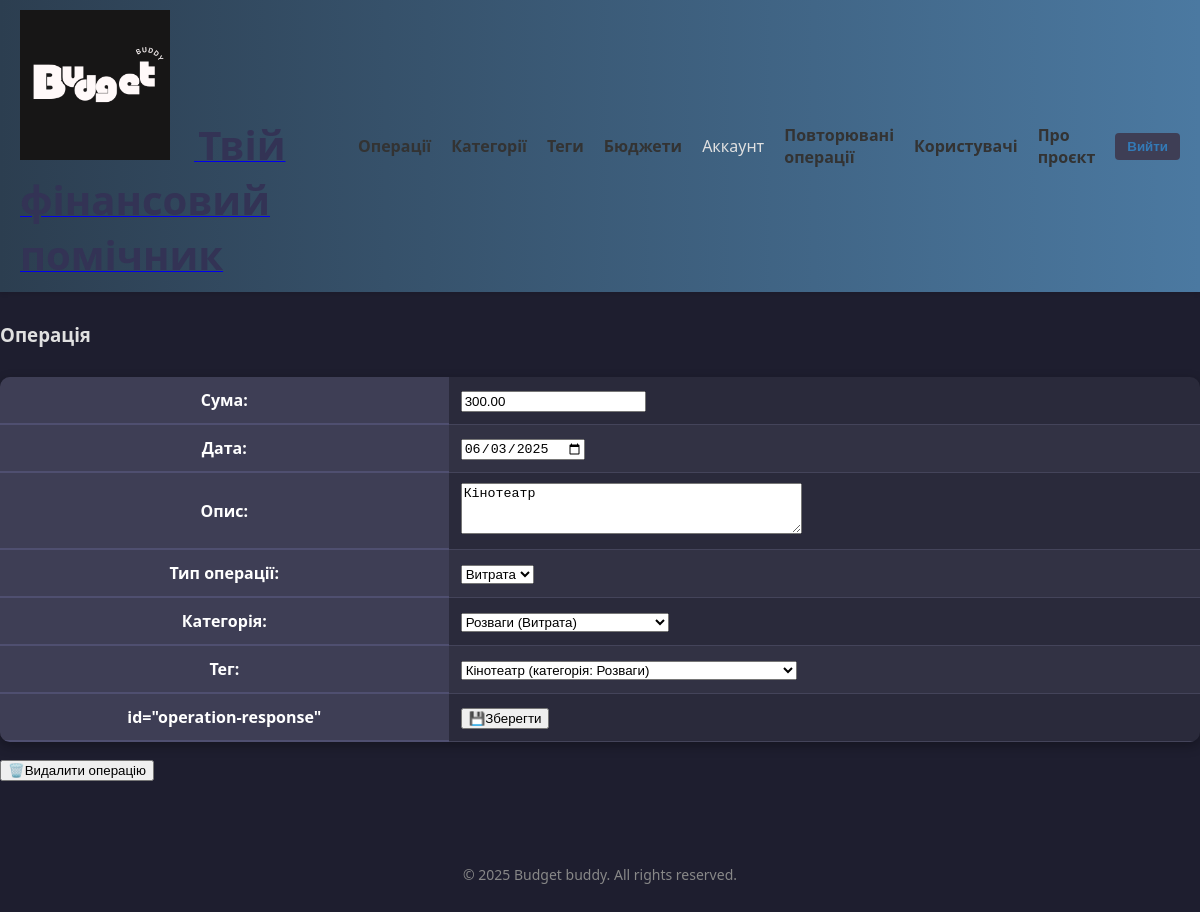
The app's page /operations/8/ (signed in) with its own data.
### apps/core/models/operation.py (models this page shows)
class Operation(TimeStampedModel):
    id = models.AutoField(primary_key=True)
    amount = models.DecimalField(max_digits=12, decimal_places=2)
    date = models.DateField(default=_date.today)
    description = models.CharField(max_length=255, blank=True)
    type = models.CharField(
        max_length=10,
        choices=TransactionType.choices,
        default=TransactionType.EXPENSE
    )
    user = models.ForeignKey(
        settings.AUTH_USER_MODEL,
        on_delete=models.CASCADE,
        null=True, blank=True,
        related_name='operations'
    )
    account = models.ForeignKey(
        "Account",
        on_delete=models.PROTECT,
        null=True, blank=True,
        related_name='operations'
    )
    category = models.ForeignKey(
        "Category",
        on_delete=models.PROTECT,
        null=True, blank=True,
        related_name='operations'
    )
    tag = models.ForeignKey(
        "Tag",
        on_delete=models.SET_NULL,
        null=True, blank=True,
        related_name='operations'
    )
    class Meta:
        ordering = ['-date']
    def __str__(self):
        tag_part = f' [{self.tag.name}]' if self.tag else ''
        return f'{self.get_type_display()}: {self.amount}{tag_part} on {self.date}'

### apps/core/models/category.py (models this page shows)
class Category(TimeStampedModel):
    id = models.AutoField(primary_key=True)
    name = models.CharField(max_length=100)
    type = models.CharField(
        max_length=10,
        choices=TransactionType.choices,
        default=TransactionType.EXPENSE
    )
    user = models.ForeignKey(settings.AUTH_USER_MODEL, on_delete=models.CASCADE, null=True, blank=True, related_name='categories')
    def __str__(self):
        return f'{self.name} ({self.get_type_display()})'

### apps/core/views.py (the view, shortened to what this page needs)
# urls.py: path('operations/<int:pk>/', views.OperationDetailUpdateView.as_view(), name='operation_detail'),
class OperationDetailUpdateView(views.View):
    def get(self, request, pk):
        operation = get_object_or_404(Operation, pk=pk)
        print(operation)
        operation_form = OperationForm(instance=operation, user=request.user)  # operation_form
        context = {
            'operation': operation,
            'operation_form': operation_form,
        }
        return render(request, 'core/pages/operation_detail.html', context)

### apps/core/models/tag.py (called while the page is built)
    def __str__(self):
        return f'{self.name} (категорія: {self.category.name if self.category else "—"})'

### apps/core/templates/core/pages/operation_detail.html (shortened to what this page needs)
{% extends "base.html" %}
{% load static %}
{% block content %}
    <div class="container">
        <h3>Операція</h3>
        <form method="post" id="operation-form" data-url="{% url 'core:operation_detail_form' pk=operation.pk %}">
            <table>
                {{ operation_form.as_table }}
                <tr>
                    <th> id="operation-response"</th>
                    <td>
                        <button type="submit" name="submit_operation">💾Зберегти</button>
                    </td>
                </tr>
            </table>
        </form>
        <form method="post"
              action="{% url 'core:operation_delete' operation.pk %}"
              style="margin-top:1rem;">
            <button type="submit"
                    class="btn btn-danger">
                🗑️Видалити операцію
            </button>
        </form>
    </div>
{% endblock content %}

### static/styles.css (style rules this page uses)
html, body { height: 100%; margin: 0; padding: 0; font-family: 'Segoe UI', sans-serif; font-size: 16px; background-color: #1e1e2f; color: #e0e0e0; }
body { display: flex; flex-direction: column; min-height: 100vh; }
.container { margin: 30px auto; max-width: 1200px; }
table { width: 100%; border-collapse: collapse; margin-top: 30px; background-color: #2a2a3b; border-radius: 10px; overflow: hidden; box-shadow: 0 4px 12px rgba(0,0,0,0.3); color: #f0f0f0; }
table th { background: #3e3e55; color: #ffffff; font-weight: 600; padding: 12px; border-bottom: 2px solid #4f4f70; }
table td { padding: 10px 12px; border-bottom: 1px solid #44445a; }
table tr:nth-child(even) { background: #323244; }

### records on screen
Operation: amount "300.00", date "06/03/2025", description "Кінотеатр", category "Розваги (Витрата)", tag "Кінотеатр (категорія: Розваги)"
Category: type "Витрата"
